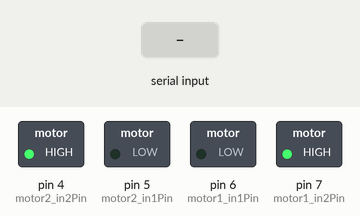
This sketch was run on a simulated Arduino Uno, built with avr-gcc and run on an emulated ATmega328P. Parts: switched loads named in the sketch (green lamp = pin HIGH). The inputs (shaded band) are chosen by the test bench.

Above: at 1.2 s.
1.3 s: "1" received over Serial
At 1.9 s:
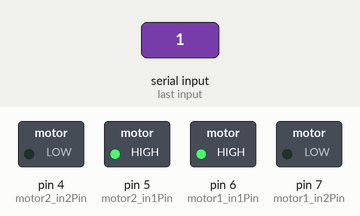
2.8 s: "2" received over Serial
At 3.1 s:
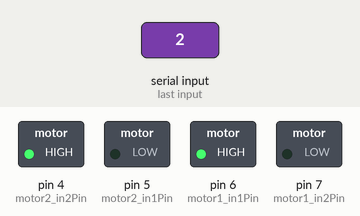
4.3 s: "0" received over Serial
At 5.4 s:
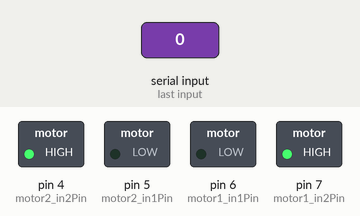
Timing chart, 0 to 7.3 s (numbered marks = the images above; inputs shaded):
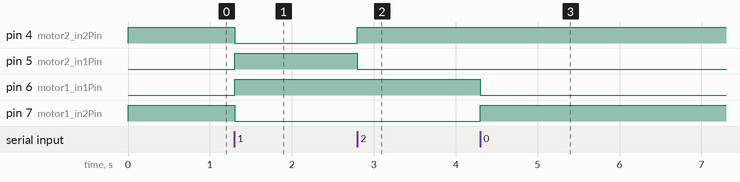

Measured:
- after the input at 1.3 s, pin 4 (motor2_in2Pin), pin 7 (motor1_in2Pin): HIGH → LOW at once; pin 5 (motor2_in1Pin), pin 6 (motor1_in1Pin): LOW → HIGH at once
- after the input at 2.8 s, pin 4 (motor2_in2Pin): LOW → HIGH at once; pin 5 (motor2_in1Pin): HIGH → LOW at once
- after the input at 4.3 s, pin 6 (motor1_in1Pin): HIGH → LOW at once; pin 7 (motor1_in2Pin): LOW → HIGH at once

The sketch:

stepper_save_motor.ino
```cpp
int UP = '0';
int BACK = '1';
int LEFT = '2';
int RIGHT = '3';
int incomingByte = '0';
int actualDir = '0';

int motor1_in1Pin = 6;
int motor1_in2Pin = 7;

int motor2_in1Pin = 5;
int motor2_in2Pin = 4;

void setup() {
  Serial.begin(115200);
  //on initialise les pins du moteur 1
  pinMode(motor1_in1Pin, OUTPUT);
  pinMode(motor1_in2Pin, OUTPUT);

  //on initialise les pins du moteur 2
  pinMode(motor2_in1Pin, OUTPUT);
  pinMode(motor2_in2Pin, OUTPUT);
}

void loop() {

  if (Serial.available() > 0) {
    actualDir = Serial.read();
  }
  goTo(actualDir);
}

void goTo(int dir){
  if(dir == UP){
    SetMotor2(true);
    SetMotor1(true);
  }else if(dir == BACK){
    SetMotor2(false);
    SetMotor1(false);
  }else if(dir == LEFT){
    SetMotor2(true);
    SetMotor1(false);
  }else if(dir == RIGHT){
    SetMotor2(false);
    SetMotor1(true);
  }
}

//Fonction qui set le moteur1
void SetMotor1(boolean reverse)
{
  digitalWrite(motor1_in1Pin, ! reverse);
  digitalWrite(motor1_in2Pin, reverse);
}

//Fonction qui set le moteur2
void SetMotor2(boolean reverse)
{
  digitalWrite(motor2_in1Pin, ! reverse);
  digitalWrite(motor2_in2Pin, reverse);
}
```
